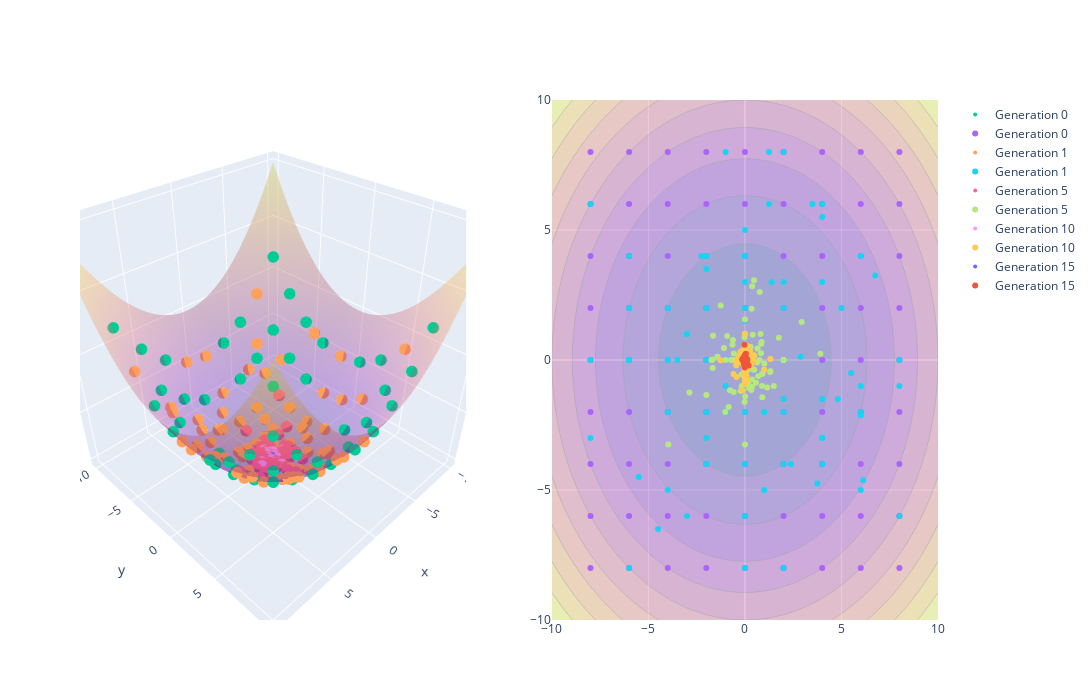

Source (notebook cell):
### Code cell
xs, ys, x, y = make_mesh(LIMITS)

z = xs**2 + ys**2

fig = make_subplots(rows=1, cols=2, specs=[[{'is_3d': True}, {'is_3d': False}]],)
fig.add_trace(
    go.Surface(
        x=x,y=y,z=z, opacity=0.3,showscale=False
        ),
    1,1
)
fig.add_trace(
    go.Contour(
        z=z, opacity=0.3, showscale=False, x0=-10, dx=0.5, y0=-10, dy=0.5
        ),
    1,2
)

for i, gen in enumerate(currentToBest.generation_history):
    if i < 20 and (i < 2 or i % 5 == 0):
        ptsx = np.array([x for x, _ in gen])
        ptsy = np.array([y for _, y in gen])
        ptsz = ptsx**2 + ptsy**2
        fig.add_trace(
            go.Scatter3d(
                x=ptsx,
                y=ptsy, 
                z=ptsz, 
                mode='markers',
                marker=dict(size=4),
                name=f'Generation {i}'
            ), 1, 1
        )
        fig.add_trace(
            go.Scatter(
                x=ptsx,
                y=ptsy, 
                #z=ptsz, 
                mode='markers',
                marker=dict(size=6),
                name=f'Generation {i}'
            ), 1, 2
        )

        

fig.update_layout(width=1400, height=700, showlegend=True)
fig.show()
